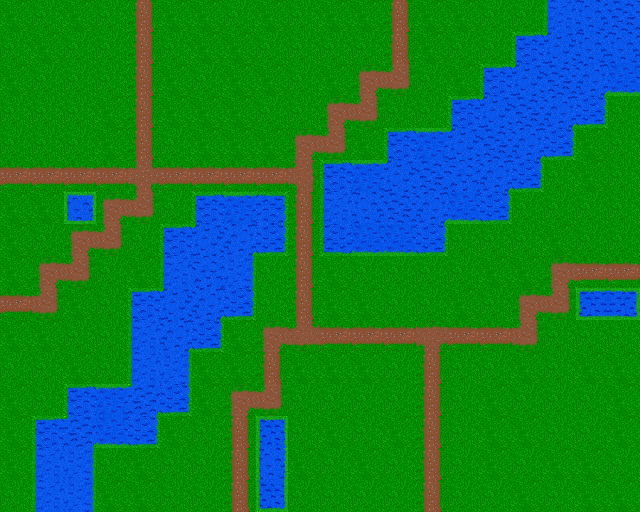

This is a level from a 2D game, rendered from its Tiled map with the project's own tilesets. A one-line summary and the complete map file follow:
An orthogonal 20x16 tile map with 32x32 px tiles, 1 tile layer (Tile Layer 1).

<map version="1.8" tiledversion="1.8.0" orientation="orthogonal" renderorder="right-down" width="20" height="16" tilewidth="32" tileheight="32" infinite="0" nextlayerid="2" nextobjectid="1">
 <tileset firstgid="1" source="tileset.tsx" />
 <layer id="1" name="Tile Layer 1" width="20" height="16">
  <data encoding="csv">
3,2,3,2,7,3,3,1,3,2,3,3,7,3,3,1,1,40,16,41,
2,3,1,1,7,2,3,3,1,2,2,2,7,3,1,1,33,22,16,16,
3,1,1,2,7,3,1,3,3,1,3,12,9,1,3,33,22,41,27,48,
2,2,2,3,7,3,3,3,1,2,12,9,2,2,33,22,41,27,49,1,
1,2,1,3,7,1,3,3,3,12,9,3,33,34,22,41,27,49,3,2,
4,4,4,4,8,4,4,4,4,11,33,34,22,41,15,27,49,2,3,2,
3,3,38,12,9,1,33,34,35,7,40,16,41,27,48,49,1,1,1,2,
3,1,12,9,1,33,22,27,49,7,47,48,48,49,2,2,2,3,1,1,
3,12,9,1,3,40,15,42,1,7,3,1,1,1,1,3,3,12,4,4,
4,9,3,2,33,22,27,49,2,7,3,3,1,1,3,2,12,9,43,45,
3,3,2,2,40,27,49,3,12,10,4,4,4,13,4,4,9,2,2,2,
1,2,3,2,40,42,3,3,7,3,3,3,1,7,2,1,3,2,3,3,
3,2,33,34,23,49,3,12,9,1,1,1,1,7,1,3,1,1,1,3,
3,33,23,48,49,3,2,7,32,2,3,2,3,7,2,3,3,2,1,3,
3,40,42,1,3,2,1,7,39,3,1,3,2,7,1,3,1,3,3,1,
2,40,42,3,3,2,1,7,46,1,2,1,1,7,1,1,3,2,3,3
</data>
 </layer>
</map>